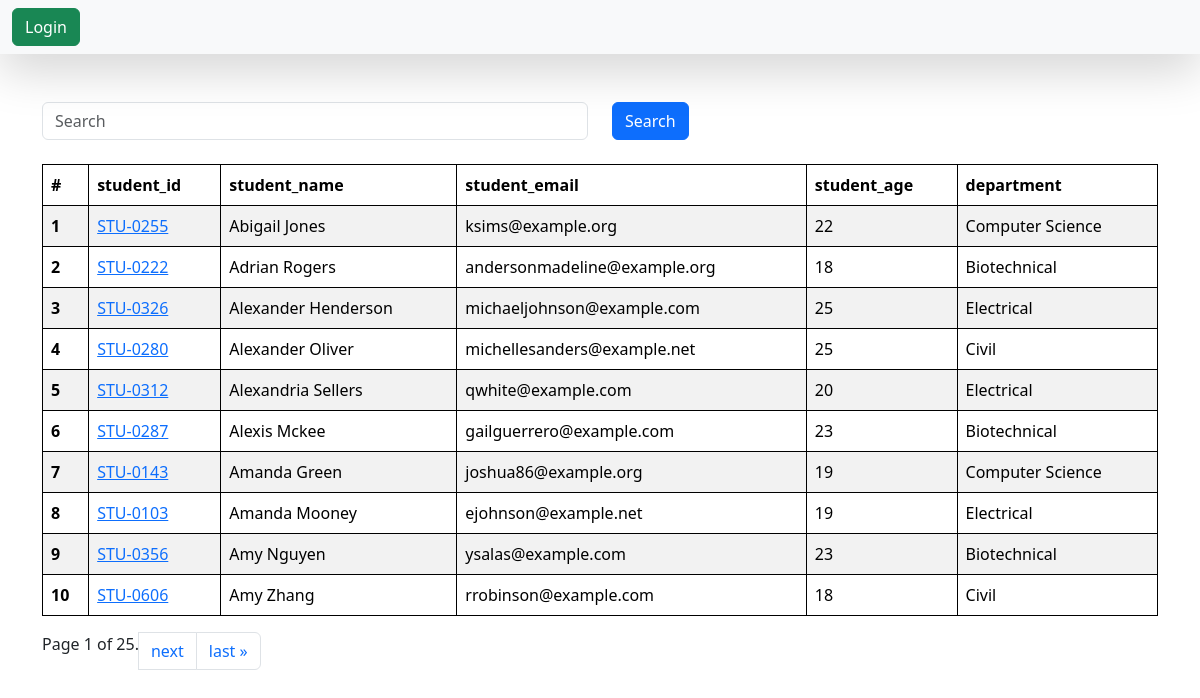
/students/, run on an earlier commit of the app's database.
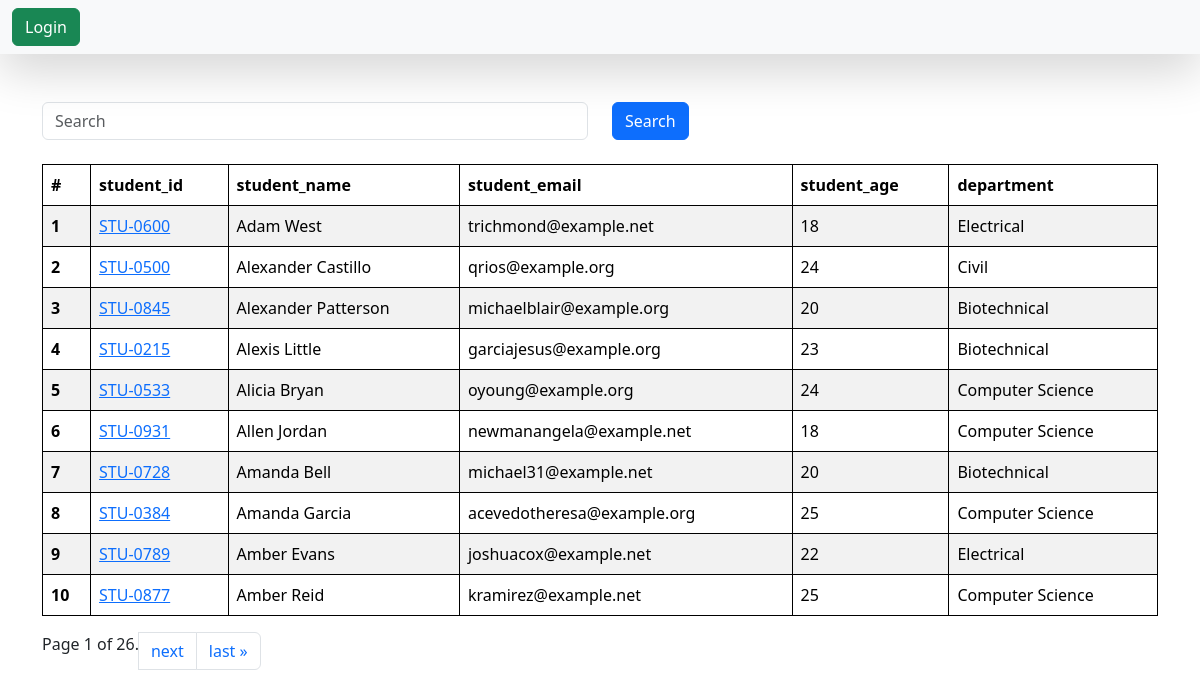
And on a later commit of the database.
### vege/models.py (models this page shows, shortened)
class Student(models.Model):
    student_id = models.ForeignKey(StudentID, on_delete=models.CASCADE)
    department = models.ForeignKey(Department, on_delete=models.CASCADE)
    student_name = models.CharField(max_length=100)
    student_email = models.EmailField(unique=True)
    student_age = models.IntegerField(default=10)
    student_address = models.TextField()
    is_deleted = models.BooleanField(default=False)
    objects = StudentManager()
    admin_objects = models.Manager()  # This will include all objects, including deleted ones
    class Meta:
        ordering = ['student_name']
        verbose_name = 'Student'

class StudentID(models.Model):
    student_id = models.CharField(max_length=100)
    def __str__(self) -> str:
        return self.student_id

class Department(models.Model):
    department = models.CharField(max_length=100)
    def __str__(self) -> str:
        return self.department
    class Meta:
        ordering = ['department']

### vege/views.py (the view)
# urls.py: path('students/', get_students, name='get_students'),
def get_students(request):
    queryset = Student.objects.all()
    if request.GET.get('search'):
        search = request.GET.get('search')
        queryset = Student.objects.filter(Q(student_name__icontains=search) | Q(department__department__icontains=search)
                                          | Q(student_id__student_id__icontains=search) | Q(student_email__icontains=search))
    paginator = Paginator(queryset, 10)
    page_number = request.GET.get('page', 1)
    page_obj = paginator.get_page(page_number)
    return render(request, 'report/students.html', {'queryset': page_obj})

### vege/models.py (called while the page is built)
    def get_queryset(self):
        return super().get_queryset().filter(is_deleted=False)

### vege/templates/report/students.html (shortened to what this page needs)
{% extends "base.html" %}
{% block start %}
<div class = "container mt-5">
    <form class="mb-4">
        <div class = "row">
            <div class="col md-6">
                <input class="form-control" name="search" placeholder="Search">
            </div>
            <div class="col md-6">
                <button type="submit" class="btn btn-primary">Search</button>
            </div>
        </div>
    </form>
        <table class="table table-striped">
  <thead>
    <tr>
      <th scope="col">#</th>
      <th scope="col">student_id</th>
      <th scope="col">student_name</th>
      <th scope="col">student_email</th>
      <th scope="col">student_age</th>
      <th scope="col">department</th>
    </tr>
  </thead>
  <tbody>
    {% for student in queryset %}
    <tr>
      <th scope="row">{{forloop.counter}}</th>
      <td>
        <a href="{% url 'see_marks' student.student_id %}">{{student.student_id}}</a>
        </td>
      <td>{{student.student_name}}</td>
      <td>{{student.student_email}}</td>
      <td>{{student.student_age}}</td>
      <td>{{student.department}}</td>
    </tr>
    {% endfor %}
  </tbody>
</table>
<nav aria-label="Page navigation example">
<ul class="pagination">
        <span class="current">
            Page {{ queryset.number }} of {{ queryset.paginator.num_pages }}.
        </span>
        {% if queryset.has_next %}
            <li class="page-item"><a class="page-link" href="?page={{ queryset.next_page_number }}">next</a> </li>
            <li class="page-item"><a class="page-link" href="?page={{ queryset.paginator.num_pages }}">last &raquo;</a> </li>
        {% endif %}
</ul>
</nav>
</div>
{% endblock %}

What changed in the data, as far as the page shows it:
no longer on this page (row edited): Student: student_id "STU-0255", student_name "Abigail Jones", student_email "ksims@example.org", student_age "22", department "Computer Science"
no longer on this page (row edited): Student: student_id "STU-0222", student_name "Adrian Rogers", student_email "andersonmadeline@example.org", student_age "18", department "Biotechnical"
no longer on this page (row edited): Student: student_id "STU-0326", student_name "Alexander Henderson", student_email "michaeljohnson@example.com", student_age "25", department "Electrical"
no longer on this page (row edited): Student: student_id "STU-0312", student_name "Alexandria Sellers", student_email "qwhite@example.com", student_age "20", department "Electrical"
no longer on this page (row edited): Student: student_id "STU-0287", student_name "Alexis Mckee", student_email "gailguerrero@example.com", student_age "23", department "Biotechnical"
no longer on this page (row edited): Student: student_id "STU-0143", student_name "Amanda Green", student_email "joshua86@example.org", student_age "19", department "Computer Science"
no longer on this page (row edited): Student: student_id "STU-0103", student_name "Amanda Mooney", student_email "ejohnson@example.net", student_age "19", department "Electrical"
no longer on this page (row edited): Student: student_id "STU-0356", student_name "Amy Nguyen", student_email "ysalas@example.com", student_age "23", department "Biotechnical"
no longer on this page (row edited): Student: student_id "STU-0606", student_name "Amy Zhang", student_email "rrobinson@example.com", student_age "18", department "Civil"
now on this page (row edited): Student: student_id "STU-0600", student_name "Adam West", student_email "trichmond@example.net", student_age "18", department "Electrical"
changed Student "Civil": student_id "STU-0280" → "STU-0500"; student_name "Alexander Oliver" → "Alexander Castillo"; student_email "michellesanders@example.net" → "qrios@example.org"; student_age "25" → "24"
now on this page (row edited): Student: student_id "STU-0845", student_name "Alexander Patterson", student_email "michaelblair@example.org", student_age "20", department "Biotechnical"
now on this page (row edited): Student: student_id "STU-0215", student_name "Alexis Little", student_email "garciajesus@example.org", student_age "23", department "Biotechnical"
now on this page (row edited): Student: student_id "STU-0533", student_name "Alicia Bryan", student_email "oyoung@example.org", student_age "24", department "Computer Science"
now on this page (row edited): Student: student_id "STU-0931", student_name "Allen Jordan", student_email "newmanangela@example.net", student_age "18", department "Computer Science"
now on this page (row edited): Student: student_id "STU-0728", student_name "Amanda Bell", student_email "michael31@example.net", student_age "20", department "Biotechnical"
now on this page (row edited): Student: student_id "STU-0384", student_name "Amanda Garcia", student_email "acevedotheresa@example.org", student_age "25", department "Computer Science"
added Student: student_id "STU-0789", student_name "Amber Evans", student_email "joshuacox@example.net", student_age "22", department "Electrical"
now on this page (row edited): Student: student_id "STU-0877", student_name "Amber Reid", student_email "kramirez@example.net", student_age "25", department "Computer Science"
Also different on the page:
{{ queryset.paginator.num_pages }}: "25" → "26"
